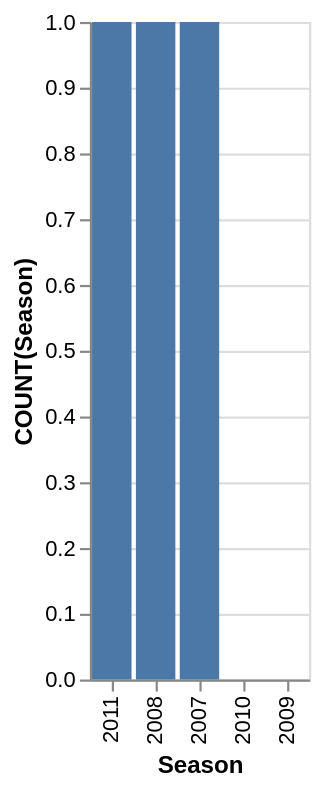

Specify this chart in Vega-Lite:
### Vega-Lite specification from a JSON file in a GitHub repository (floating-point values rounded to 4 significant figures)
{"data": {"values": [{"x_data": "2011", "y_data": 1}, {"x_data": "2008", "y_data": 1}, {"x_data": "2007", "y_data": 1}, {"x_data": "2010", "y_data": 0}, {"x_data": "2009", "y_data": 0}]}, "mark": "bar", "encoding": {"x": {"field": "x_data", "type": "nominal", "title": "Season", "sort": {"op": "sum", "field": "y_data", "order": "descending"}}, "y": {"field": "y_data", "type": "quantitative", "title": "COUNT(Season)"}}}
